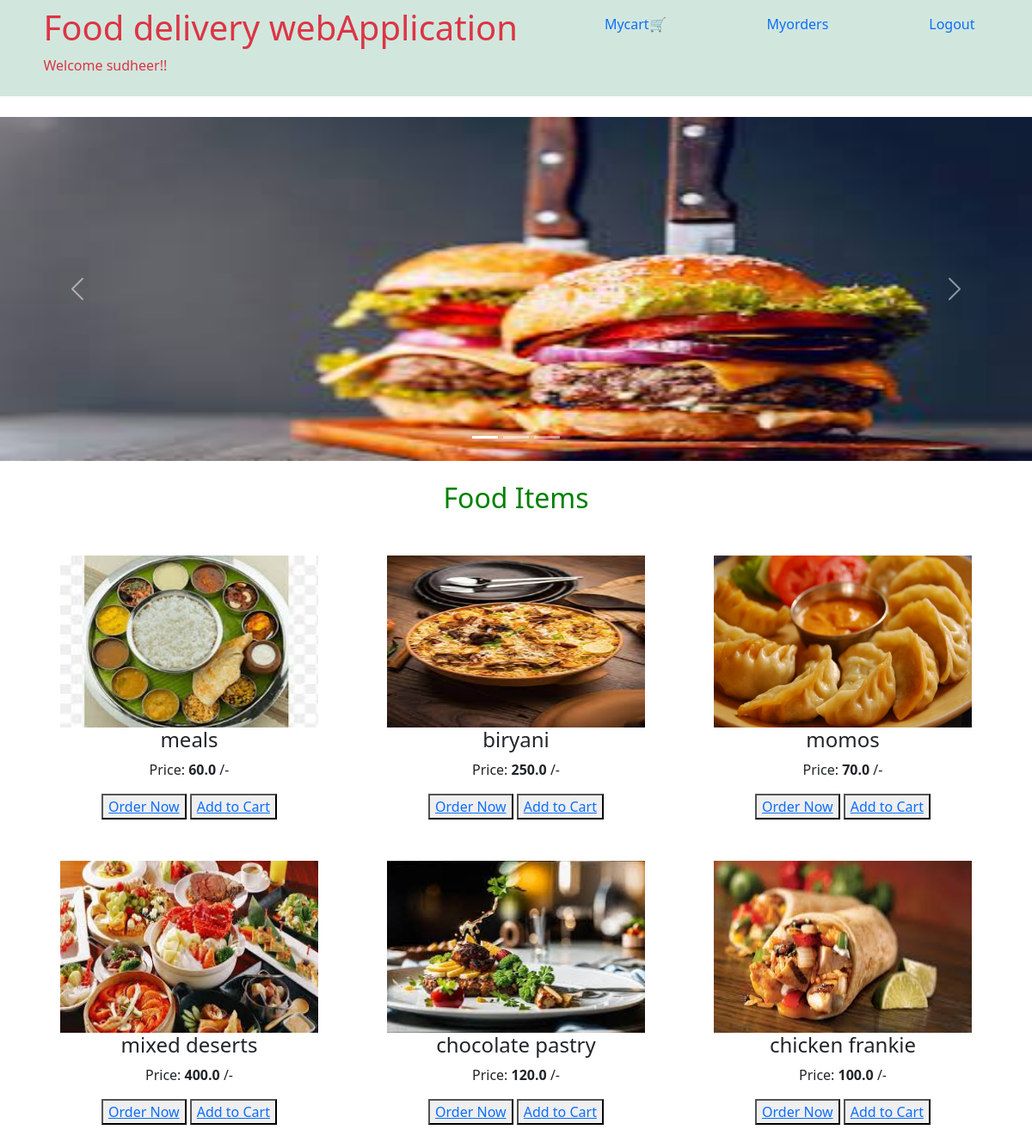
/forder/ (signed in), run on the app's committed database.
### foodorderapp/models.py (models this page shows, shortened)
class Items(models.Model):
    name = models.CharField(max_length=50)
    description = models.CharField(max_length=200)
    price = models.FloatField()
    image = models.ImageField(upload_to='foodorder/static/images/')

### foodorderapp/views.py (the view)
# urls.py: path('forder/', views.homepage, name='homeurl'),
def homepage(request):
    all_items = Items.objects.all()
    return render(request, 'homepage.html', {'all_items':all_items})

### foodorderapp/templates/homepage.html (shortened to what this page needs)
{% load static %}
<!DOCTYPE html>
<html lang="en">
<head>
    <link href="https://cdn.jsdelivr.net/npm/bootstrap@5.3.2/dist/css/bootstrap.min.css" rel="stylesheet">
</head>
<body>
    {% if request.user.is_authenticated %}
        <div class="container-fluid p-2 bg-success-subtle">
            <ul class="nav justify-content-around">
                <li class="nav-item text-danger">
                  <h1>Food delivery webApplication</h1>
                  <p>Welcome {{ request.user.username }}!!</p>
                </li>
                <li class="nav-item">
                  <a class="nav-link" href="{% url 'mycarturl' %}">Mycart🛒</a>
                </li>
                <li class="nav-item">
                  <a class="nav-link" href="{% url 'myorderurl' %}">Myorders</a>
                </li>
                <li class="nav-item">
                  <a class="nav-link" href="{% url 'logouturl' %}">Logout</a>
                </li>
            </ul>
        </div><br>
        <div id="demo" class="carousel slide" data-bs-ride="carousel">
            <div class="carousel-indicators">
              <button type="button" data-bs-target="#demo" data-bs-slide-to="0" class="active"></button>
              <button type="button" data-bs-target="#demo" data-bs-slide-to="1"></button>
              <button type="button" data-bs-target="#demo" data-bs-slide-to="2"></button>
            </div>
            <div class="carousel-inner">
              <div class="carousel-item active">
                <img src="{% static 'images/download1.jpeg' %}" alt="" class="d-block w-100" height = 400>
              </div>
            </div>
            <button class="carousel-control-prev" type="button" data-bs-target="#demo" data-bs-slide="prev">
              <span class="carousel-control-prev-icon"></span>
            </button>
            <button class="carousel-control-next" type="button" data-bs-target="#demo" data-bs-slide="next">
              <span class="carousel-control-next-icon"></span>
            </button>
        </div><br>
        <center><h2 style="color:green;">Food Items</h2>
        <div class="container mt-5" id="container" style="margin-bottom: 40px;">
            <div class="row">
                {% for food_item in all_items %}
                <div class="col-sm-4 mb-5">
                    <img src="{{ food_item.image.url }}" alt="{{ food_item.name }}" width="300" height="200">
                    <h4>{{ food_item.name }}</h4>
                    <p>Price: <b>{{ food_item.price }}</b> /-</p>
                    <button><a href="{% url 'add_to_order' food_item.id %}" class="order-now-button">Order Now</a></button>
                    <button><a class="order-now-button" href="{% url 'add_to_cart' food_item.id %}">Add to Cart</a></button>
                </div>
                {% endfor %}
            </div>
        </div>
        </center>
    {% endif %}
</body>
</html>

### data on the page
Items: image (picture), name "meals", price "60.0"
Items: image (picture), name "biryani", price "250.0"
Items: image (picture), name "momos", price "70.0"
Items: image (picture), name "mixed deserts", price "400.0"
Items: image (picture), name "chocolate pastry", price "120.0"
Items: image (picture), name "chicken frankie", price "100.0"

### other printed values
{{ request.user.username }} "sudheer"
